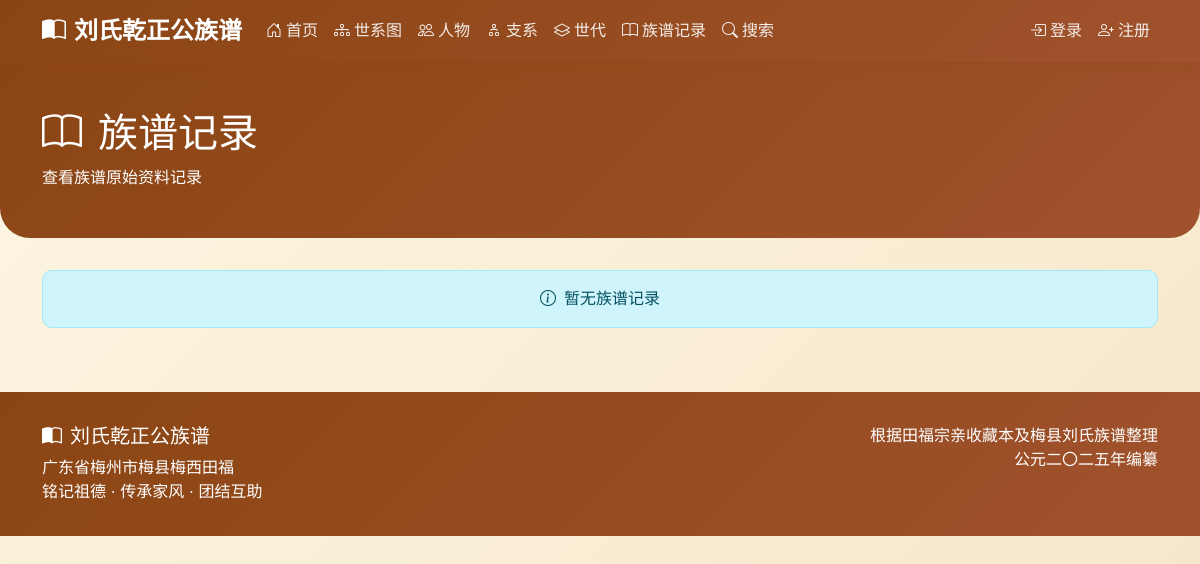
Page /records/ on the earlier database version.
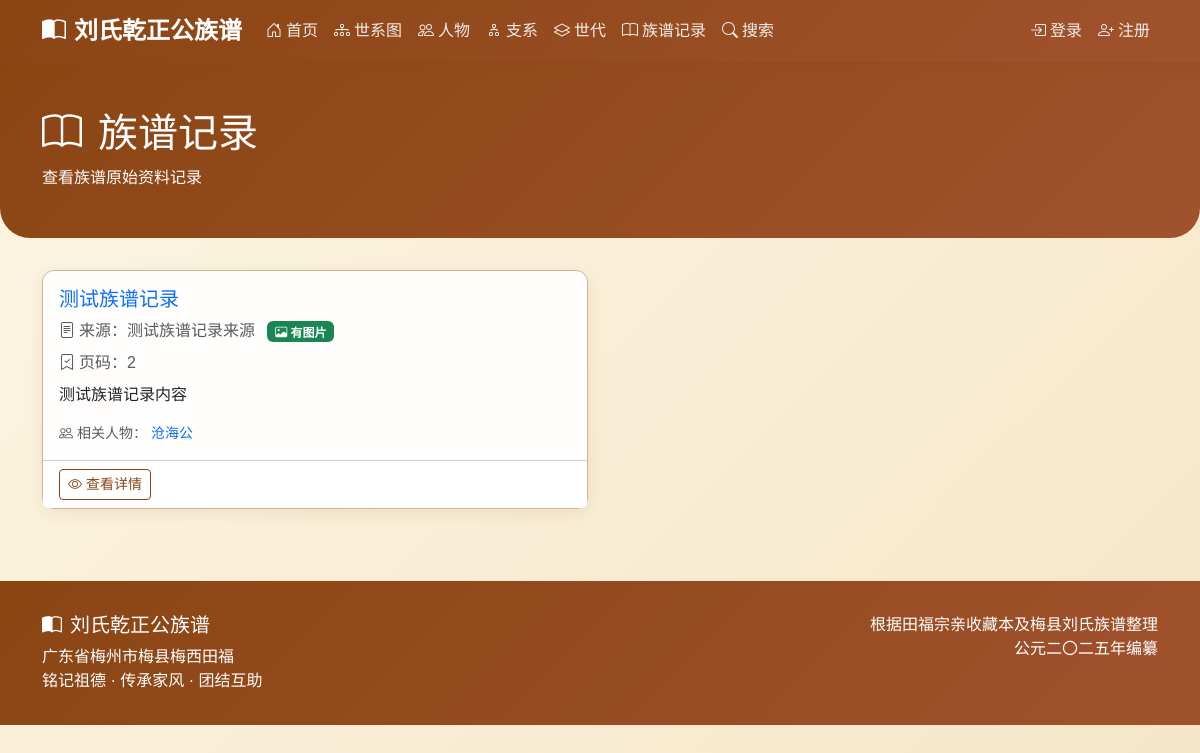
Same page on the later database version.
### genealogy/models.py (models this page shows, shortened)
class GenealogyRecord(models.Model):
    title = models.CharField(max_length=200, verbose_name='标题')
    content = models.TextField(verbose_name='内容')
    source = models.CharField(max_length=300, blank=True, verbose_name='来源')
    source_image = models.ImageField(
        upload_to='record_images/',
        blank=True,
        null=True,
        verbose_name='来源图片',
        validators=[validate_image_extension, validate_file_size]
    )
    page_number = models.CharField(max_length=50, blank=True, verbose_name='页码')
    related_persons = models.ManyToManyField(
        Person,
        blank=True,
        related_name='records',
        verbose_name='相关人物'
    )
    notes = models.TextField(blank=True, verbose_name='备注')
    class Meta:
        verbose_name = '族谱记录'
        verbose_name_plural = '族谱记录'
    def get_absolute_url(self):
        from django.urls import reverse
        return reverse('genealogy:record_detail', kwargs={'pk': self.pk})
    def has_source_image(self):
        """是否有来源图片"""
        return bool(self.source_image)
    has_source_image.short_description = '有来源图片'
    has_source_image.boolean = True

class Person(models.Model):
    GENDER_CHOICES = [
        ('M', '男'),
        ('F', '女'),
    ]
    name = models.CharField(max_length=100, verbose_name='姓名')
    courtesy_name = models.CharField(max_length=100, blank=True, verbose_name='字')
    art_name = models.CharField(max_length=100, blank=True, verbose_name='号')
    alias = models.CharField(max_length=100, blank=True, verbose_name='别名')
    generation_char = models.CharField(max_length=10, blank=True, verbose_name='辈份字')
    gender = models.CharField(max_length=1, choices=GENDER_CHOICES, default='M', verbose_name='性别', help_text='性别变动后需要先保存，然后重新加载页面以更新配偶关系选项')
    is_outsider = models.BooleanField(default=False, verbose_name='是否为外族配偶', help_text='外族配偶状态变动后，世代选项会自动更新；若需更新配偶关系选项，请保存并重新加载页面')
    generation = models.ForeignKey(
        Generation,
        on_delete=models.CASCADE,
        related_name='persons',
        verbose_name='世代',
        null=True,
        blank=True
    )
    father = models.ForeignKey(
        'self',
        on_delete=models.SET_NULL,
        null=True,
        blank=True,
        related_name='children_as_father',
        verbose_name='父亲',
        limit_choices_to={'gender': 'M'}
    )
    mother = models.ForeignKey(
        'self',
        on_delete=models.SET_NULL,
        null=True,
        blank=True,
        related_name='children_as_mother',
        verbose_name='母亲',
        limit_choices_to={'gender': 'F'}
    )
    spouses = models.ManyToManyField(
        'self',
        through='SpouseRelation',
        through_fields=('husband', 'wife'),
        symmetrical=False,
        related_name='partners',
        blank=True,
        verbose_name='配偶'
    )
    branch = models.ForeignKey(
        Branch,
        on_delete=models.SET_NULL,
        null=True,
        blank=True,
        related_name='members',
        verbose_name='所属支系'
    )
    birth_year = models.IntegerField(null=True, blank=True, verbose_name='出生年份')
    death_year = models.IntegerField(null=True, blank=True, verbose_name='逝世年份')
    birth_place = models.CharField(max_length=200, blank=True, verbose_name='出生地')
    burial_place = models.CharField(max_length=300, blank=True, verbose_name='葬地')
    burial_fengshui = models.CharField(max_length=200, blank=True, verbose_name='墓形/风水')
    burial_direction = models.CharField(max_length=100, blank=True, verbose_name='坐向')
    biography = models.TextField(blank=True, verbose_name='生平简介')
    achievements = models.TextField(blank=True, verbose_name='主要事迹')
    descendants_location = models.TextField(blank=True, verbose_name='后裔分布')
    notes = models.TextField(blank=True, verbose_name='备注')
    order = models.IntegerField(default=0, verbose_name='排序')
    avatar = models.ImageField(
        upload_to='avatars/',
        blank=True,
        null=True,
        verbose_name='头像',
        validators=[validate_image_extension, validate_file_size]
    )
    related_user = models.OneToOneField(
        User,
        on_delete=models.SET_NULL,
        null=True,
        blank=True,
        related_name='related_person',
        verbose_name='关联用户'
    )
    account_status = models.CharField(
        max_length=20,
        choices=[
            ('active', '激活'),
            ('inactive', '未激活'),
            ('disabled', '禁用'),
        ],
        default='inactive',
        verbose_name='账号状态'
    )
    created_at = models.DateTimeField(auto_now_add=True, verbose_name='创建时间')
    updated_at = models.DateTimeField(auto_now=True, verbose_name='更新时间')
    created_by = models.ForeignKey(
        User,
        on_delete=models.SET_NULL,
        null=True,
        blank=True,
        related_name='created_persons',
        verbose_name='创建者'
    )
    class Meta:
        verbose_name = '人物'
        verbose_name_plural = '人物'
        ordering = ['generation__number', 'order', 'id']
    def get_absolute_url(self):
        return reverse('genealogy:person_detail', kwargs={'pk': self.pk})
    def has_avatar(self):
        """是否有头像"""
        return bool(self.avatar)
    has_avatar.short_description = '有头像'
    has_avatar.boolean = True

### genealogy/views.py (the view)
# urls.py: path('records/', views.GenealogyRecordListView.as_view(), name='record_list'),
class GenealogyRecordListView(ListView):
    model = GenealogyRecord
    template_name = 'genealogy/record_list.html'
    context_object_name = 'records'
    paginate_by = 20
    def get_context_data(self, **kwargs):
        context = super().get_context_data(**kwargs)
        return context

### templates/genealogy/record_list.html (shortened to what this page needs)
{% extends 'base.html' %}
{% block content %}
<div class="page-header">
    <div class="container">
        <h1 class="serif"><i class="bi bi-book me-3"></i>族谱记录</h1>
        <p class="mb-0">查看族谱原始资料记录</p>
    </div>
</div>
<div class="container">
    <div class="row">
        {% for record in records %}
        <div class="col-md-6 mb-4">
            <div class="card h-100">
                <div class="card-body">
                    <h5 class="card-title serif">
                        <a href="{{ record.get_absolute_url }}" class="text-decoration-none">
                            {{ record.title }}
                        </a>
                    </h5>
                    {% if record.source %}
                    <p class="card-text text-muted mb-2">
                        <i class="bi bi-file-text me-1"></i>来源：{{ record.source }}
                        {% if record.source_image %}
                        <span class="badge bg-success ms-2">
                            <i class="bi bi-image"></i> 有图片
                        </span>
                        {% endif %}
                    </p>
                    {% endif %}
                    {% if record.page_number %}
                    <p class="card-text text-muted mb-2">
                        <i class="bi bi-bookmark-check me-1"></i>页码：{{ record.page_number }}
                    </p>
                    {% endif %}
                    <p class="card-text">
                        {{ record.content|truncatechars:150 }}
                    </p>
                    {% if record.related_persons.exists %}
                    <p class="card-text small text-muted mt-2">
                        <i class="bi bi-people me-1"></i>相关人物：
                        {% for person in record.related_persons.all|slice:":3" %}
                        <a href="{{ person.get_absolute_url }}" class="text-decoration-none">
                            {{ person.name }}{% if not forloop.last %}、{% endif %}
                        </a>
                        {% endfor %}
                    </p>
                    {% endif %}
                </div>
                <div class="card-footer bg-white">
                    <a href="{{ record.get_absolute_url }}" class="btn btn-sm btn-outline-primary">
                        <i class="bi bi-eye me-1"></i>查看详情
                    </a>
                </div>
            </div>
        </div>
        {% empty %}
        <div class="col-12">
            <div class="alert alert-info text-center">
                <i class="bi bi-info-circle me-2"></i>暂无族谱记录
            </div>
        </div>
        {% endfor %}
    </div>
</div>
{% endblock %}

Differences in the rows shown:
added GenealogyRecord: title "测试族谱记录", source "测试族谱记录来源", shows "有图片", page_number "2", content "测试族谱记录内容"
now on this page (row unchanged): Person: name "沧海公"
Other differences:
text no longer shown: "暂无族谱记录"
